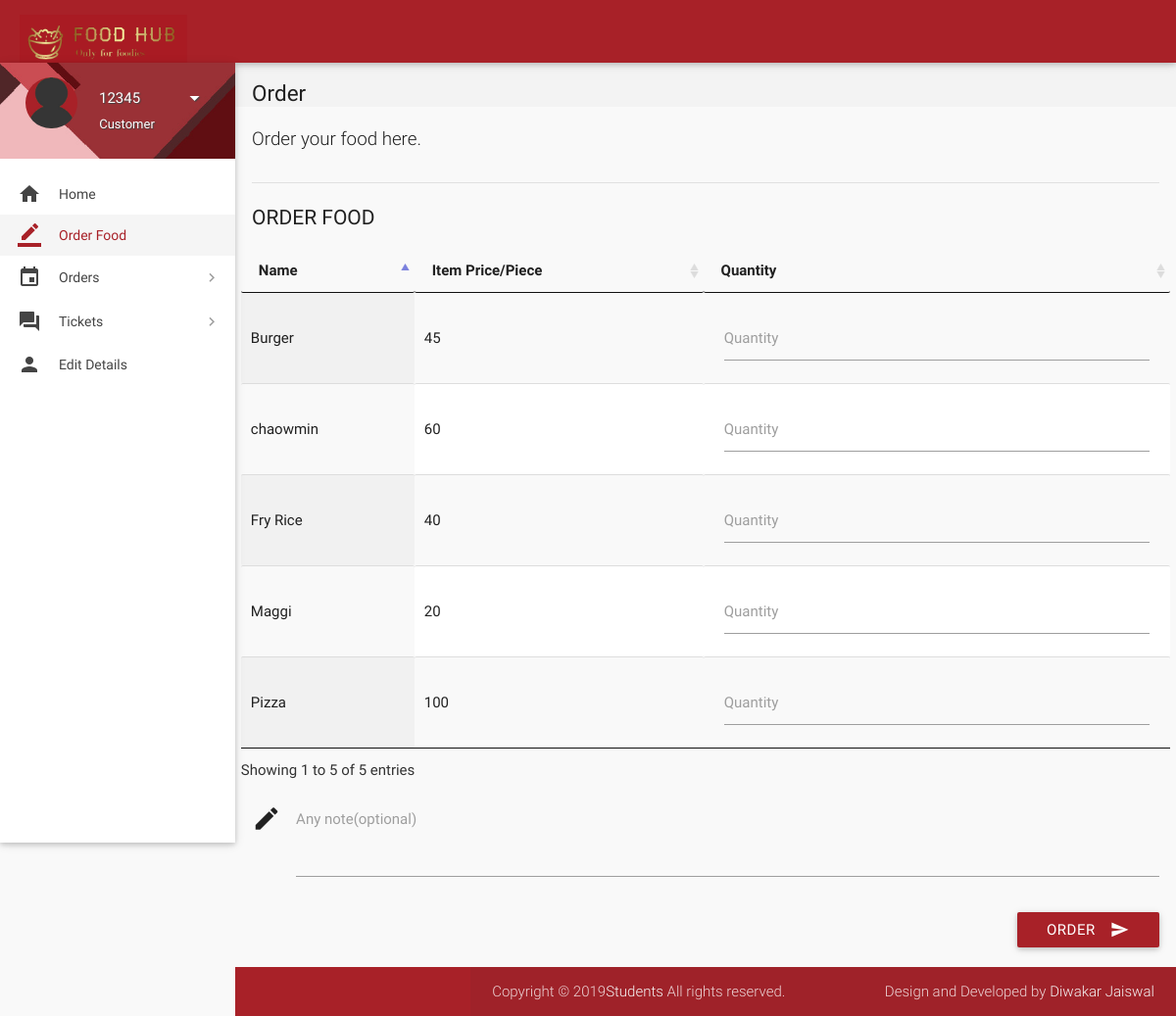
Page /order.php (signed in) on the committed database.
### tables this page shows
CREATE TABLE `items` (
  `id` int(11) NOT NULL,
  `name` varchar(20) NOT NULL,
  `price` int(11) NOT NULL,
  `deleted` tinyint(4) NOT NULL DEFAULT '0'
);

### includes/connect.php (called while the page is built, shortened)
<?php
$name = $_SESSION['name'];
$role = $_SESSION['role'];
?>

### order.php (the view, shortened to what this page needs)
<?php
include 'includes/connect.php';
  if($_SESSION['customer_sid']==session_id())
  {
    ?>
<!DOCTYPE html>
<html lang="en">
<head>
  <link href="css/materialize.min.css" type="text/css" rel="stylesheet" media="screen,projection">
  <link href="css/style.min.css" type="text/css" rel="stylesheet" media="screen,projection">
  <link href="css/custom/custom.min.css" type="text/css" rel="stylesheet" media="screen,projection">
  <link href="js/plugins/perfect-scrollbar/perfect-scrollbar.css" type="text/css" rel="stylesheet" media="screen,projection">
  <link href="js/plugins/data-tables/css/jquery.dataTables.min.css" type="text/css" rel="stylesheet" media="screen,projection">
</head>
<body>
  <header id="header" class="page-topbar">
        <div class="navbar-fixed">
            <nav class="navbar-color">
                <div class="nav-wrapper">
                    <ul class="left">
                      <li><h1 class="logo-wrapper"><a href="order.php" class="brand-logo darken-1"><img src="images/logo.png" alt="logo"></a> <span class="logo-text">Logo</span></h1></li>
                    </ul>
                </div>
            </nav>
        </div>
  </header>
  <div id="main">
    <div class="wrapper">
      <aside id="left-sidebar-nav">
        <ul id="slide-out" class="side-nav fixed leftside-navigation">
            <li class="user-details cyan darken-2">
            <div class="row">
                <div class="col col s4 m4 l4">
                    <img src="images/avatar.jpg" alt="" class="circle responsive-img valign profile-image">
                </div>
                <div class="col col s8 m8 l8">
                    <a class="btn-flat dropdown-button waves-effect waves-light white-text profile-btn" href="#" data-activates="profile-dropdown"><?php echo $name;?> <i class="mdi-navigation-arrow-drop-down right"></i></a>
                    <p class="user-roal"><?php echo $role;?></p>
                </div>
            </div>
            </li>
             <li class="bold"><a href="index.php" class="waves-effect waves-cyan"><i class="mdi-action-home prefix"></i> Home</a>
            </li>
            <li class="bold active"><a href="order.php" class="waves-effect waves-cyan"><i class="mdi-editor-border-color"></i> Order Food</a>
            </li>
                <li class="no-padding">
                    <ul class="collapsible collapsible-accordion">
                        <li class="bold"><a class="collapsible-header waves-effect waves-cyan"><i class="mdi-editor-insert-invitation"></i> Orders</a>
                        </li>
                    </ul>
                </li>
                <li class="no-padding">
                    <ul class="collapsible collapsible-accordion">
                        <li class="bold"><a class="collapsible-header waves-effect waves-cyan"><i class="mdi-action-question-answer"></i> Tickets</a>
                        </li>
                    </ul>
                </li>
            <li class="bold"><a href="details.php" class="waves-effect waves-cyan"><i class="mdi-social-person"></i> Edit Details</a>
            </li>
        </ul>
        </aside>
      <section id="content">
        <div id="breadcrumbs-wrapper">
          <div class="container">
            <div class="row">
              <div class="col s12 m12 l12">
                <h5 class="breadcrumbs-title">Order</h5>
              </div>
            </div>
          </div>
        </div>
        <div class="container">
          <p class="caption">Order your food here.</p>
          <div class="divider"></div>
      <form class="formValidate" id="formValidate" method="post" action="place-order.php" novalidate="novalidate">
            <div class="row">
              <div class="col s12 m4 l3">
                <h4 class="header">Order Food</h4>
              </div>
              <div>
                  <table id="data-table-customer" class="responsive-table display" cellspacing="0">
                    <thead>
                      <tr>
                        <th>Name</th>
                        <th>Item Price/Piece</th>
                        <th>Quantity</th>
                      </tr>
                    </thead>
                    <tbody>
        <?php
        $result = mysqli_query($con, "SELECT * FROM items where not deleted;");
        while($row = mysqli_fetch_array($result))
        {
          echo '<tr><td>'.$row["name"].'</td><td>'.$row["price"].'</td>';
          echo '<td><div class="input-field col s12"><label for='.$row["id"].' class="">Quantity</label>';
          echo '<input id="'.$row["id"].'" name="'.$row['id'].'" type="text" data-error=".errorTxt'.$row["id"].'"><div class="errorTxt'.$row["id"].'"></div></td></tr>';
        }
        ?>
                    </tbody>
</table>
              </div>
        <div class="input-field col s12">
              <i class="mdi-editor-mode-edit prefix"></i>
              <textarea id="description" name="description" class="materialize-textarea"></textarea>
              <label for="description" class="">Any note(optional)</label>
        </div>
        <div>
        <div class="input-field col s12">
                              <button class="btn cyan waves-effect waves-light right" type="submit" name="action">Order
                                <i class="mdi-content-send right"></i>
                              </button>
                            </div>
            </div>
      </form>
          </div>
        </div>
  </div>
  <footer class="page-footer">
    <div class="footer-copyright">
      <div class="container">
       <span>Copyright © 2019<a class="grey-text text-lighten-4" href="#" target="_blank">Students</a> All rights reserved.</span>
        <span class="right"> Design and Developed by <a class="grey-text text-lighten-4" href="#">Diwakar Jaiswal</a></span>
        </div>
    </div>
  </footer>
</body>
</html>
<?php
  }
?>

### rows in the picture
items: name "Pizza", price "100"
items: name "Burger", price "45"
items: name "Maggi", price "20"
items: name "chaowmin", price "60"
items: name "Fry Rice", price "40"

### other values in the picture
$name "12345"
$role "Customer"
